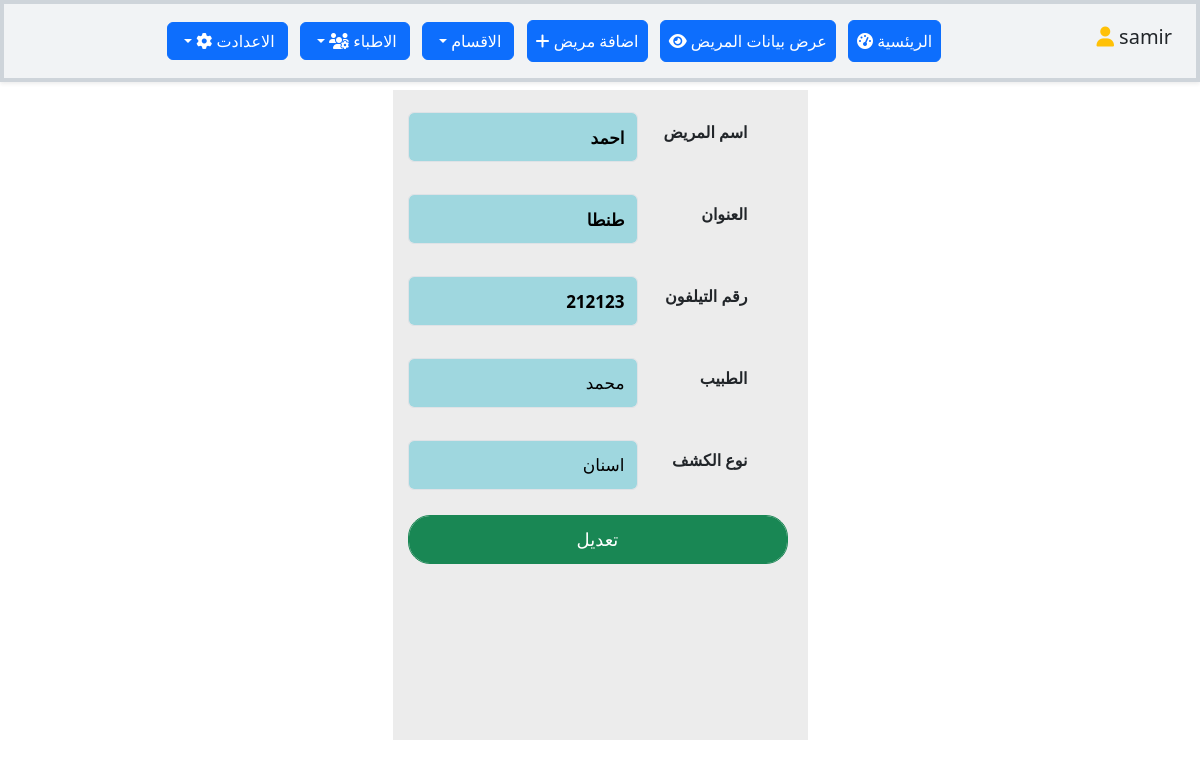
Page /edit.php?id=3 (signed in) on the committed database.
### tables this page shows
CREATE TABLE `patients` (
  `id` int(11) NOT NULL,
  `name` varchar(255) NOT NULL,
  `address` varchar(255) NOT NULL,
  `phone` int(11) NOT NULL,
  `doctor` int(11) NOT NULL,
  `type` int(11) NOT NULL
);

CREATE TABLE `doctors` (
  `id` int(11) NOT NULL,
  `name` varchar(255) NOT NULL,
  `type_do` varchar(255) NOT NULL,
  `phone` int(11) NOT NULL,
  `price` int(11) NOT NULL
);

CREATE TABLE `type` (
  `id` int(11) NOT NULL,
  `name` varchar(255) NOT NULL
);

### edit.php (the view, shortened to what this page needs)
<?php
include("header.php");
$coon= new mysqli("localhost","root","","doctor_system");
$id=$_GET['id'];
$select="SELECT * FROM patients WHERE id='$id'";
$result= $coon -> query($select);
while($row_id= $result-> fetch_assoc()){
  ?>
<div class="container">
<form class=" fr mt-2" action="fun/doedit.php?id=<?=$row_id['id']?>" method="POST">
  <div class="">
    <label for="exampleInputPassword1" class="form-label">اسم المريض</label>
    <input type="text" class="form-control shadow-none " name="name" value=<?=$row_id['name'] ?>>
  </div>
  <div class="">
    <label for="exampleInputPassword1" class="form-label">العنوان</label>
    <input type="text" class="form-control shadow-none" name="address"  value=<?=$row_id['address'] ?>>
  </div>
  <div class="">
    <label for="exampleInputPassword1" class="form-label">رقم التيلفون</label>
    <input type="number" class="form-control shadow-none"name="phone" value=<?=$row_id['phone'] ?> >
  </div>
  <label for="exampleInputPassword1" class="form-label"> الطبيب</label>
<select name="doctor" class="form-control shadow-none ">
<?php
$select_doctor="SELECT * FROM doctors ";
$result_doctor= $coon -> query($select_doctor);
while ($row= $result_doctor ->fetch_assoc()) {
?>
<option value=" <?= $row['id'] ?>"
<?php
if ($row['id']=== $row_id['doctor']) {
  echo"selected";
}
?>
> <?= $row['name'] ?> </option>
<?php
}
?>
</select>
  <label for="exampleInputPassword1" class="form-label">نوع الكشف </label>
<select name="type"class="form-control shadow-none ">
<?php
  $select_type="SELECT * FROM type ";
  $result_type= $coon -> query($select_type);
  while ($row_type =$result_type -> fetch_assoc()) {
?>
<option value="<?= $row_type['id']?>"
<?php
if ($row_type['id']=== $row_id['type']) {
  echo"selected";
}
?>
>  <?= $row_type['name']?> </option>
<?php
  }
  ?>
</select>
  <button type="submit" class="btn   btn-success form-control  shadow-none m-auto">تعديل</button>
</form>
</div>
<?php
}
?>

### css/main.css (style rules this page uses)
body { direction: rtl; height: 100%; }
.fr { width:415px; height:650px; margin: auto; background-color: rgb(236, 236, 236); }
.fr input { width: 230px; height:50px; position: relative; right: 170px; bottom:10px; background-color:#9fd7df; color: black; font-size: 17px; font-weight: bold; }
label { position: relative; top:30px; right: 60px; text-align: center; font-weight: bold; font-size: 16px; }
.fr button { width: 380px; position: relative; top: 15px; right: 20px; border-radius: 22px; padding: 10px; font-size: 18px; }
.fr select { width: 230px; height:50px; position: relative; right: 170px; bottom:10px; background-color:#9fd7df; color: black; font-size: 17px; }

### rows in the picture
patients: name "احمد", address "طنطا", phone "212123", doctor "محمد", type "اسنان"

### other values in the picture
$_SESSION['login'] "samir"
